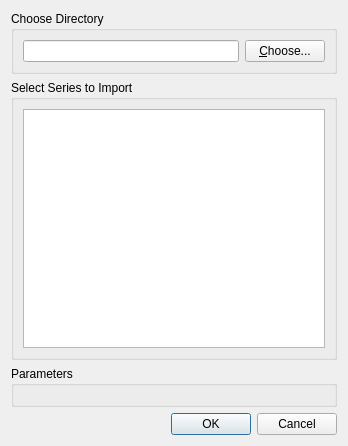
<?xml version="1.0" encoding="UTF-8"?>
<ui version="4.0">
 <class>ChooseSeriesDialog</class>
 <widget class="QDialog" name="ChooseSeriesDialog">
  <property name="geometry">
   <rect>
    <x>0</x>
    <y>0</y>
    <width>348</width>
    <height>446</height>
   </rect>
  </property>
  <property name="windowTitle">
   <string>Choose DICOM Series</string>
  </property>
  <layout class="QVBoxLayout" name="verticalLayout">
   <item>
    <widget class="QGroupBox" name="choose">
     <property name="title">
      <string>Choose Directory</string>
     </property>
     <layout class="QHBoxLayout" name="horizontalLayout">
      <property name="margin">
       <number>9</number>
      </property>
      <item>
       <widget class="QLineEdit" name="dirEdit">
        <property name="readOnly">
         <bool>true</bool>
        </property>
       </widget>
      </item>
      <item>
       <widget class="QPushButton" name="chooseDirButton">
        <property name="text">
         <string>&amp;Choose...</string>
        </property>
       </widget>
      </item>
     </layout>
    </widget>
   </item>
   <item>
    <widget class="QGroupBox" name="groupBox">
     <property name="title">
      <string>Select Series to Import</string>
     </property>
     <layout class="QVBoxLayout" name="verticalLayout_2">
      <item>
       <widget class="QListWidget" name="seriesList">
        <property name="selectionMode">
         <enum>QAbstractItemView::MultiSelection</enum>
        </property>
       </widget>
      </item>
     </layout>
    </widget>
   </item>
   <item>
    <widget class="QGroupBox" name="paramGroup">
     <property name="title">
      <string>Parameters</string>
     </property>
     <layout class="QVBoxLayout" name="verticalLayout_3"/>
    </widget>
   </item>
   <item>
    <widget class="QDialogButtonBox" name="buttonBox">
     <property name="orientation">
      <enum>Qt::Horizontal</enum>
     </property>
     <property name="standardButtons">
      <set>QDialogButtonBox::Cancel|QDialogButtonBox::Ok</set>
     </property>
    </widget>
   </item>
  </layout>
 </widget>
 <resources/>
 <connections>
  <connection>
   <sender>buttonBox</sender>
   <signal>accepted()</signal>
   <receiver>ChooseSeriesDialog</receiver>
   <slot>accept()</slot>
   <hints>
    <hint type="sourcelabel">
     <x>248</x>
     <y>254</y>
    </hint>
    <hint type="destinationlabel">
     <x>157</x>
     <y>274</y>
    </hint>
   </hints>
  </connection>
  <connection>
   <sender>buttonBox</sender>
   <signal>rejected()</signal>
   <receiver>ChooseSeriesDialog</receiver>
   <slot>reject()</slot>
   <hints>
    <hint type="sourcelabel">
     <x>316</x>
     <y>260</y>
    </hint>
    <hint type="destinationlabel">
     <x>286</x>
     <y>274</y>
    </hint>
   </hints>
  </connection>
 </connections>
</ui>
